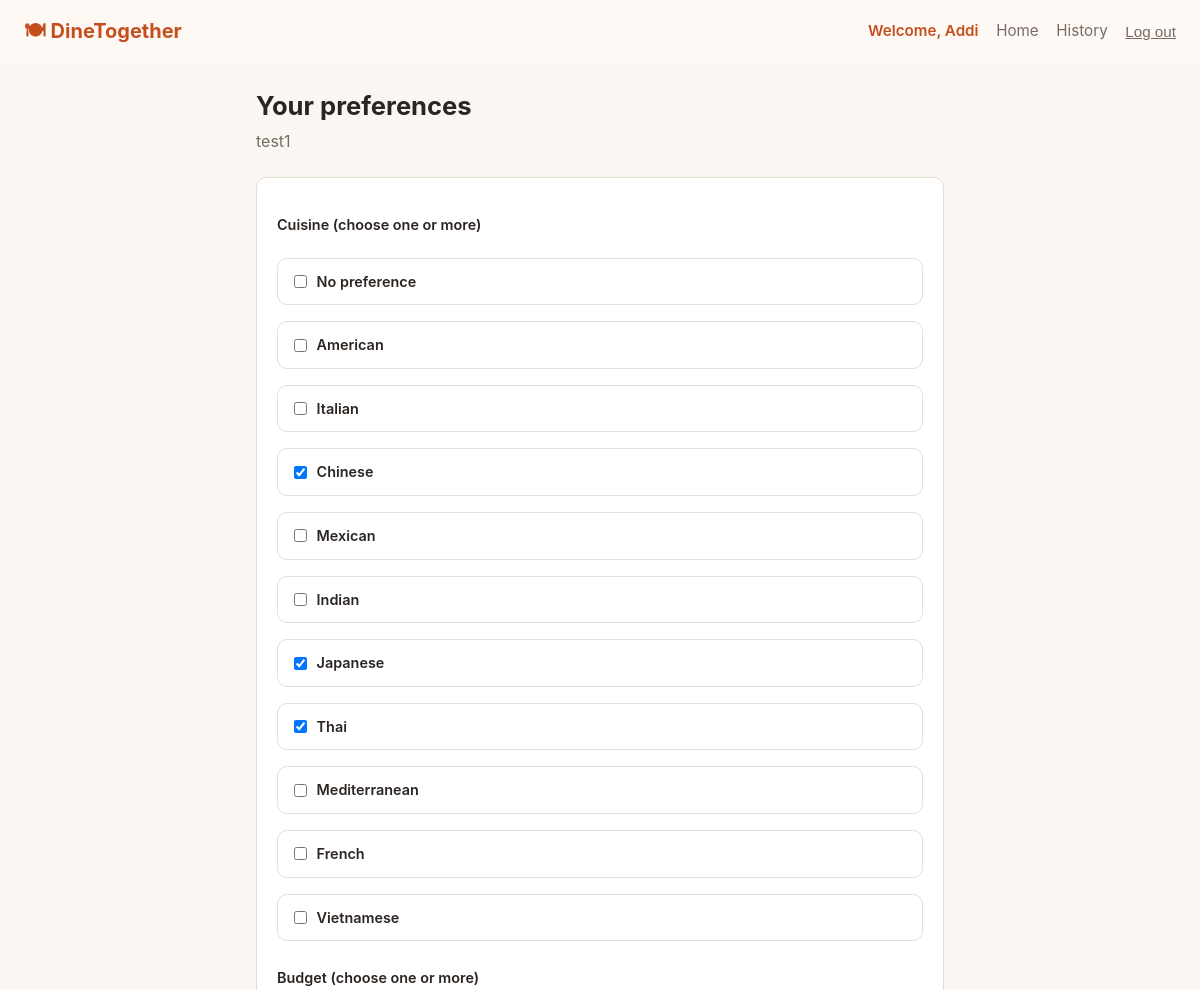
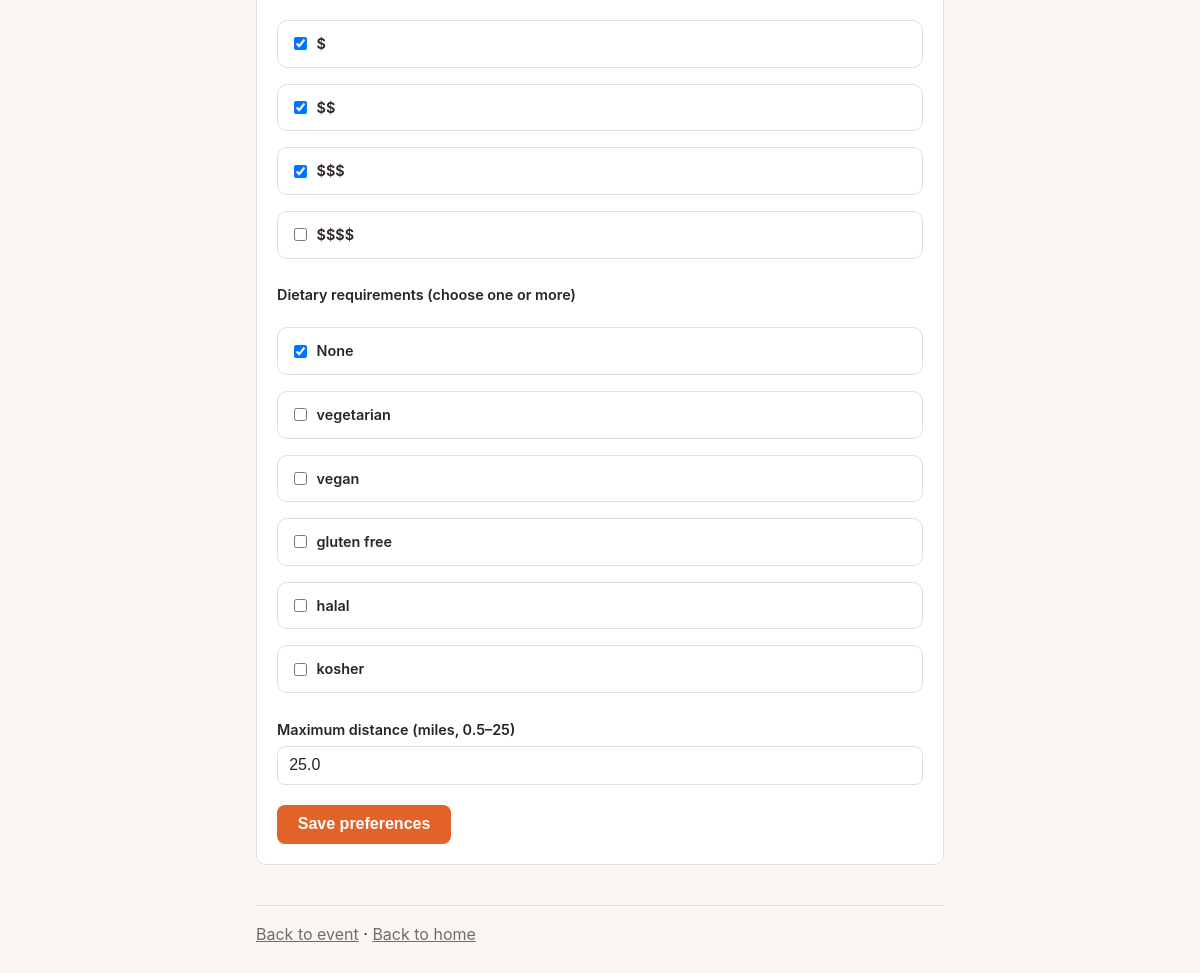
Page /events/1/preferences (signed in) on the committed database (2 pictures, top to bottom).
### tables this page shows
CREATE TABLE users (
    id            INTEGER PRIMARY KEY AUTOINCREMENT,
    username      TEXT NOT NULL UNIQUE,
    password_hash TEXT NOT NULL,
    display_name  TEXT NOT NULL,
    created_at    TEXT NOT NULL DEFAULT (datetime('now'))
);

CREATE TABLE events (
    id          INTEGER PRIMARY KEY AUTOINCREMENT,
    name        TEXT NOT NULL,
    invite_code TEXT NOT NULL UNIQUE,
    created_at  TEXT NOT NULL DEFAULT (datetime('now'))
);

CREATE TABLE preferences (
    id              INTEGER PRIMARY KEY AUTOINCREMENT,
    event_id        INTEGER NOT NULL REFERENCES events(id) ON DELETE CASCADE,
    participant_id  INTEGER NOT NULL UNIQUE REFERENCES participants(id) ON DELETE CASCADE,
    cuisine         TEXT NOT NULL,
    budget_levels   TEXT NOT NULL,
    dietary         TEXT NOT NULL,
    max_distance_mi REAL NOT NULL,
    updated_at      TEXT NOT NULL DEFAULT (datetime('now'))
);

### app/routes.py (the view, shortened to what this page needs)
@bp.route("/events/<int:event_id>/preferences", methods=["GET", "POST"])
def preferences(event_id: int):
    event = _require_session_event(event_id)
    participant_id = session["participant_id"]
    existing = _pref_repo().get_for_participant(participant_id)
    if request.method == "GET":
        return render_template(
            "preferences.html",
            event=event,
            preference=existing,
            cuisines=ALLOWED_CUISINES,
            budgets=ALLOWED_BUDGETS.keys(),
            budgets_by_symbol=ALLOWED_BUDGETS,
            dietary_options=ALLOWED_DIETARY,
        )

### app/db.py (called while the page is built)
def get_db() -> sqlite3.Connection:
    if "db" not in g:
        g.db = sqlite3.connect(
            current_app.config["DATABASE"],
            detect_types=sqlite3.PARSE_DECLTYPES,
        )
        g.db.row_factory = sqlite3.Row
        g.db.execute("PRAGMA foreign_keys = ON")
    return g.db

### app/repositories/event_repository.py (called while the page is built)
    def get_event_by_id(self, event_id: int) -> Event | None:
        row = self._db.execute(
            "SELECT id, name, invite_code FROM events WHERE id = ?", (event_id,)
        ).fetchone()
        if row is None:
            return None
        return Event(id=row["id"], name=row["name"], invite_code=row["invite_code"])

    def get_participant_for_user(self, event_id: int, user_id: int) -> Participant | None:
        row = self._db.execute(
            "SELECT id, event_id, user_id, display_name FROM participants "
            "WHERE event_id = ? AND user_id = ?",
            (event_id, user_id),
        ).fetchone()
        if row is None:
            return None
        return Participant(
            id=row["id"], event_id=row["event_id"], user_id=row["user_id"], display_name=row["display_name"]
        )

### app/repositories/preference_repository.py (called while the page is built)
def _split(value: str) -> list[str]:
    return [v for v in value.split(",") if v]

def _row_to_preference(row: sqlite3.Row) -> Preference:
    return Preference(
        id=row["id"],
        event_id=row["event_id"],
        participant_id=row["participant_id"],
        cuisines=_split(row["cuisine"]),
        budget_levels=[int(v) for v in _split(row["budget_levels"])],
        dietary=_split(row["dietary"]),
        max_distance_mi=row["max_distance_mi"],
    )

    def get_for_participant(self, participant_id: int) -> Preference | None:
        row = self._db.execute(
            "SELECT id, event_id, participant_id, cuisine, budget_levels, dietary, max_distance_mi "
            "FROM preferences WHERE participant_id = ?",
            (participant_id,),
        ).fetchone()
        return _row_to_preference(row) if row else None

### app/repositories/user_repository.py (called while the page is built)
def _row_to_user(row: sqlite3.Row) -> User:
    return User(
        id=row["id"],
        username=row["username"],
        password_hash=row["password_hash"],
        display_name=row["display_name"],
    )

    def get_by_id(self, user_id: int) -> User | None:
        row = self._db.execute(
            "SELECT id, username, password_hash, display_name FROM users WHERE id = ?",
            (user_id,),
        ).fetchone()
        return _row_to_user(row) if row else None

### app/templates/preferences.html (shortened to what this page needs)
{% extends "base.html" %}
{% block content %}
  <h1>Your preferences</h1>
  <p class="subtitle">{{ event.name }}</p>
  <div class="card">
    <form method="post" action="{{ url_for('main.preferences', event_id=event.id) }}">
      <fieldset class="option-group" aria-invalid="{{ 'true' if field_error == 'cuisine' else 'false' }}">
        <legend>Cuisine (choose one or more)</legend>
        {% for c in cuisines %}
          <label class="vote-option">
            <input type="checkbox" name="cuisine" value="{{ c }}"
                   {{ 'checked' if preference and c in preference.cuisines }}>
            <span>{{ 'No preference' if c == 'any' else c }}</span>
          </label>
        {% endfor %}
      </fieldset>
      <fieldset class="option-group" aria-invalid="{{ 'true' if field_error == 'budget' else 'false' }}">
        <legend>Budget (choose one or more)</legend>
        {% for b in budgets %}
          <label class="vote-option">
            <input type="checkbox" name="budget" value="{{ b }}"
                   {{ 'checked' if preference and budgets_by_symbol[b] in preference.budget_levels }}>
            <span>{{ b }}</span>
          </label>
        {% endfor %}
      </fieldset>
      <fieldset class="option-group" aria-invalid="{{ 'true' if field_error == 'dietary' else 'false' }}">
        <legend>Dietary requirements (choose one or more)</legend>
        {% for d in dietary_options %}
          <label class="vote-option">
            <input type="checkbox" name="dietary" value="{{ d }}"
                   {{ 'checked' if preference and d in preference.dietary }}>
            <span>{{ 'None' if d == 'none' else d.replace('_', ' ') }}</span>
          </label>
        {% endfor %}
      </fieldset>
      <label for="max_distance">Maximum distance (miles, 0.5–25)</label>
      <input type="number" id="max_distance" name="max_distance" step="0.1" min="0.5" max="25" required
             value="{{ preference.max_distance_mi if preference else '' }}"
             aria-invalid="{{ 'true' if field_error == 'max_distance' else 'false' }}">
      <button type="submit">Save preferences</button>
    </form>
  </div>
  <footer class="hint">
    <a href="{{ url_for('main.event_home', event_id=event.id) }}">Back to event</a> ·
    <a href="{{ url_for('main.home') }}">Back to home</a>
  </footer>
{% endblock %}

### app/templates/base.html (shortened to what this page needs)
<!doctype html>
<html lang="en">
<head>
  <link rel="stylesheet" href="{{ url_for('static', filename='style.css') }}">
</head>
<body>
  <header class="site">
    <a class="brand" href="{{ url_for('main.home') }}">🍽 DineTogether</a>
{% if current_user %}
  <nav class="header-nav">
    <span class="welcome-badge">Welcome, {{ current_user.display_name }}</span>
    <a href="{{ url_for('main.home') }}">Home</a>
    <a href="{{ url_for('main.history') }}">History</a>
    <form method="post" action="{{ url_for('main.logout') }}" class="logout-form">
      <button type="submit" class="link-button">Log out</button>
    </form>
  </nav>
{% else %}
  <nav class="header-nav">
    <a href="{{ url_for('main.home') }}">Home</a>
    <a href="{{ url_for('main.login') }}">Log in</a>
    <a href="{{ url_for('main.register') }}">Sign up</a>
  </nav>
{% endif %}
  </header>
  <div class="page">
    {% block content %}{% endblock %}
  </div>
</body>
</html>

### app/static/style.css (style rules this page uses)
:root { --accent: #e2622a; --accent-dark: #c44f1d; --ink: #2b2420; --muted: #756b64; --bg: #faf6f1; --card: #ffffff; --border: #e7ddd3; --success-bg: #e9f6ea; --success-ink: #276b32; --error-bg: #fbe9e7; --error-ink: #a3311a; --radius: 10px; }
* { box-sizing: border-box; }
body { margin: 0; font-family: -apple-system, "Segoe UI", Roboto, Helvetica, Arial, sans-serif; background: var(--bg); color: var(--ink); line-height: 1.5; }
.page { max-width: 720px; margin: 0 auto; padding: 1.5rem 1rem 4rem; }
header.site { display: flex; align-items: center; justify-content: space-between; padding: 1rem 1.5rem; background: rgba(255, 250, 246, 0.88); backdrop-filter: blur(12px); -webkit-backdrop-filter: blur(12px); border-bottom: 1px solid rgba(255,255,255,0.35); position: relative; z-index: 10; }
header.site a.brand { font-size: 1.25rem; font-weight: 700; color: var(--accent-dark); text-decoration: none; }
header.site nav.header-nav { display: flex; align-items: center; gap: 1.1rem; }
header.site nav.header-nav a { color: var(--muted); text-decoration: none; font-size: 0.95rem; }
.logout-form { margin: 0; }
.welcome-badge { color: var(--accent-dark); font-weight: 600; font-size: 0.95rem; }
button.link-button { background: none; border: none; padding: 0; margin: 0; color: var(--muted); font-size: 0.95rem; font-weight: 400; cursor: pointer; text-decoration: underline; }
h1 { font-size: 1.6rem; margin: 0 0 0.25rem; }
.subtitle { color: var(--muted); margin: 0 0 1.5rem; }
.card { background: var(--card); border: 1px solid var(--border); border-radius: var(--radius); padding: 1.25rem; margin-bottom: 1rem; }
label { display: block; font-weight: 600; font-size: 0.9rem; margin: 1rem 0 0.35rem; }
input[type="text"], input[type="number"], input[type="email"], input[type="password"], select { width: 100%; padding: 0.6rem 0.7rem; border: 1px solid var(--border); border-radius: 8px; font-size: 1rem; background: #fff; color: var(--ink); }
button, .btn { display: inline-block; margin-top: 1.25rem; padding: 0.65rem 1.3rem; background: var(--accent); color: #fff; border: none; border-radius: 8px; font-size: 1rem; font-weight: 600; cursor: pointer; text-decoration: none; text-align: center; }
.vote-option { display: flex; align-items: center; gap: 0.6rem; background: var(--card); border: 1px solid var(--border); border-radius: var(--radius); padding: 0.75rem 1rem; margin-bottom: 0.6rem; }
.vote-option input[type="radio"], .vote-option input[type="checkbox"] { width: auto; margin: 0; }
fieldset.option-group { border: none; padding: 0; margin: 1rem 0 0; }
fieldset.option-group legend { font-weight: 600; font-size: 0.9rem; margin: 0 0 0.35rem; padding: 0; }
footer.hint { margin-top: 2.5rem; padding-top: 1rem; border-top: 1px solid var(--border); }
footer.hint a { color: var(--muted); }

### rows in the picture
users: display_name "Addi"
events: name "test1"
preferences: max_distance "25.0"

### other values in the picture
{{ 'No preference' if c == 'any' else c }} "No preference" "American" "Italian" "Chinese" "Mexican" "Indian" "Japanese" "Thai" "Mediterranean" "French" "Vietnamese"
{{ b }} "$" "$$" "$$$" "$$$$"
{{ 'None' if d == 'none' else d.replace('_', ' ') }} "None" "vegetarian" "vegan" "gluten free" "halal" "kosher"
